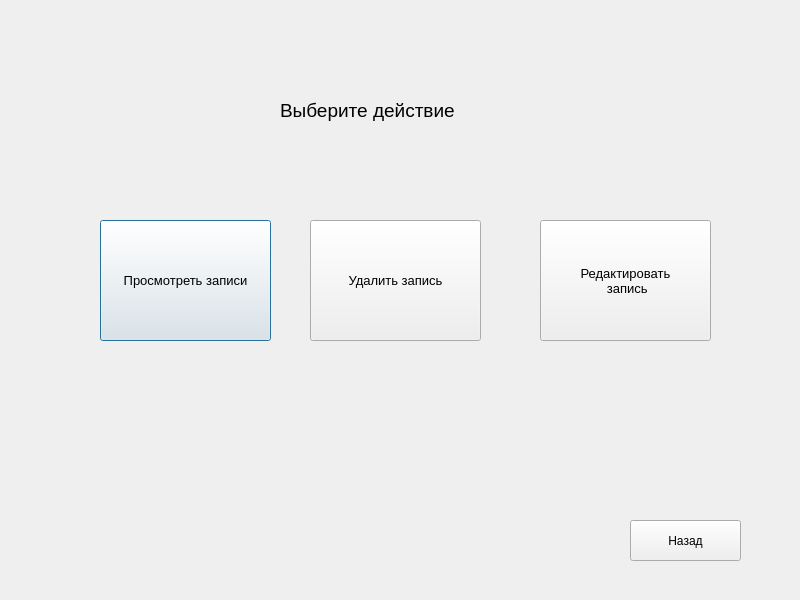
<?xml version="1.0" encoding="UTF-8"?>
<ui version="4.0">
 <class>MenuWindow</class>
 <widget class="QDialog" name="MenuWindow">
  <property name="geometry">
   <rect>
    <x>0</x>
    <y>0</y>
    <width>800</width>
    <height>600</height>
   </rect>
  </property>
  <property name="palette">
   <palette>
    <active/>
    <inactive/>
    <disabled/>
   </palette>
  </property>
  <property name="windowTitle">
   <string>Dialog</string>
  </property>
  <widget class="QPushButton" name="pushButtonLookingTickets">
   <property name="geometry">
    <rect>
     <x>100</x>
     <y>220</y>
     <width>171</width>
     <height>121</height>
    </rect>
   </property>
   <property name="font">
    <font>
     <pointsize>10</pointsize>
    </font>
   </property>
   <property name="text">
    <string>Просмотреть записи</string>
   </property>
  </widget>
  <widget class="QLabel" name="label">
   <property name="geometry">
    <rect>
     <x>280</x>
     <y>80</y>
     <width>241</width>
     <height>61</height>
    </rect>
   </property>
   <property name="font">
    <font>
     <pointsize>14</pointsize>
    </font>
   </property>
   <property name="text">
    <string>Выберите действие</string>
   </property>
  </widget>
  <widget class="QPushButton" name="pushButtonDelete">
   <property name="geometry">
    <rect>
     <x>310</x>
     <y>220</y>
     <width>171</width>
     <height>121</height>
    </rect>
   </property>
   <property name="font">
    <font>
     <pointsize>10</pointsize>
    </font>
   </property>
   <property name="text">
    <string>Удалить запись</string>
   </property>
  </widget>
  <widget class="QPushButton" name="pushButtonEdit">
   <property name="geometry">
    <rect>
     <x>540</x>
     <y>220</y>
     <width>171</width>
     <height>121</height>
    </rect>
   </property>
   <property name="font">
    <font>
     <pointsize>10</pointsize>
    </font>
   </property>
   <property name="text">
    <string>Редактировать
 запись</string>
   </property>
  </widget>
  <widget class="QPushButton" name="pushButtonBack">
   <property name="geometry">
    <rect>
     <x>630</x>
     <y>520</y>
     <width>111</width>
     <height>41</height>
    </rect>
   </property>
   <property name="text">
    <string>Назад</string>
   </property>
  </widget>
 </widget>
 <resources/>
 <connections/>
</ui>
